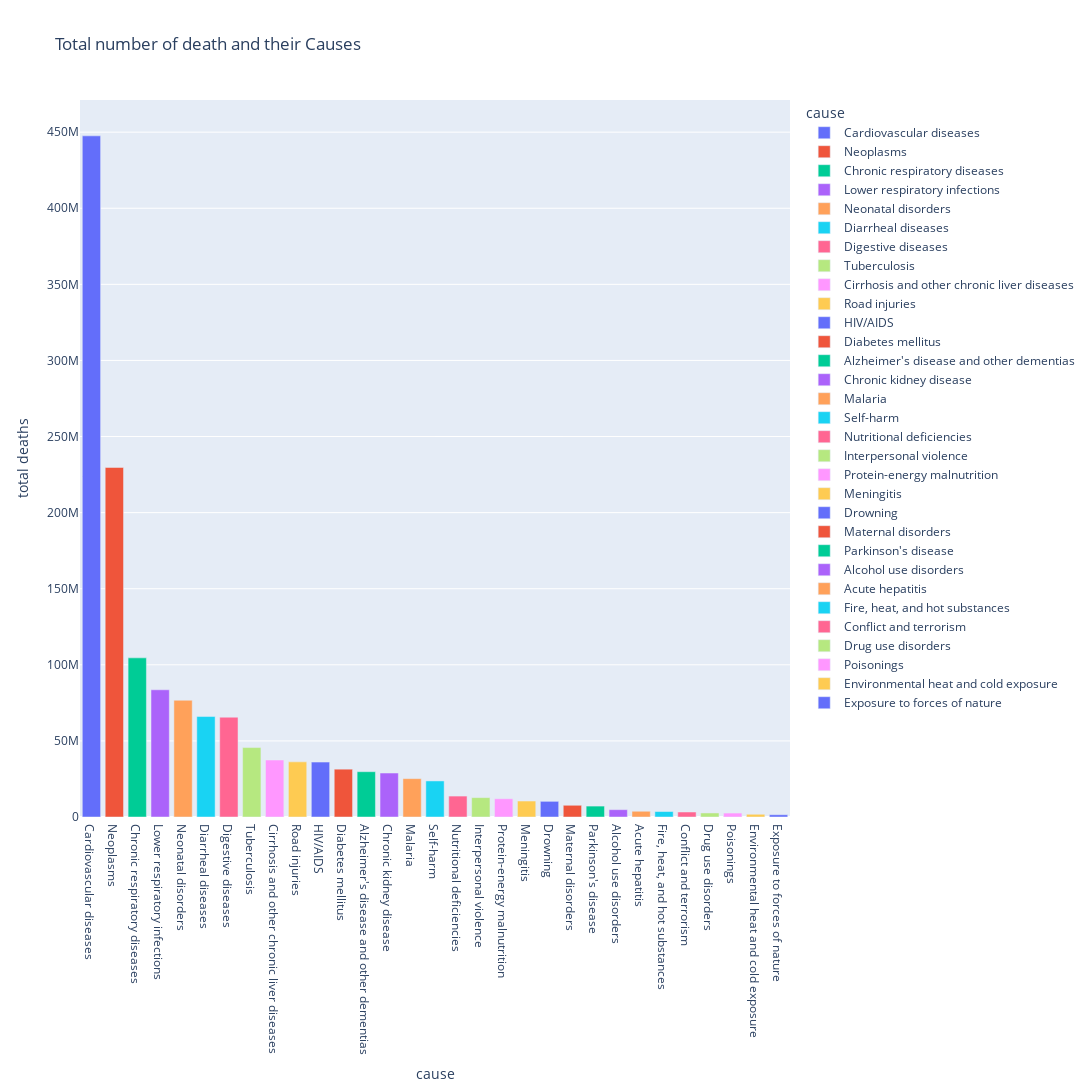

The notebook cell this image was saved under:
### Code cell
fig = px.bar(total_deaths_by_cause, x='cause', y='total deaths',
             hover_data=['cause', 'total deaths'], color='cause',
             labels={'deaths':'causes of deaths'},width=1200, height=1200, title="Total number of death and their Causes")
fig.update_traces(textfont_size=12, textangle=0, textposition="outside", cliponaxis=False)
fig.show()

### Figure 1 — Plotly figure (JSON) as saved in the notebook; plotly's stock layout.template omitted (floating-point values rounded to 4 significant figures)
{"data": [{"alignmentgroup": "True", "cliponaxis": false, "hovertemplate": "cause=%{x}<br>total deaths=%{y}<extra></extra>", "legendgroup": "Cardiovascular diseases", "marker": {"color": "#636efa", "pattern": {"shape": ""}}, "name": "Cardiovascular diseases", "offsetgroup": "Cardiovascular diseases", "orientation": "v", "showlegend": true, "textangle": 0, "textfont": {"size": 12}, "textposition": "outside", "type": "bar", "x": ["Cardiovascular diseases"], "xaxis": "x", "y": [447575114], "yaxis": "y"}, {"alignmentgroup": "True", "cliponaxis": false, "hovertemplate": "cause=%{x}<br>total deaths=%{y}<extra></extra>", "legendgroup": "Neoplasms", "marker": {"color": "#EF553B", "pattern": {"shape": ""}}, "name": "Neoplasms", "offsetgroup": "Neoplasms", "orientation": "v", "showlegend": true, "textangle": 0, "textfont": {"size": 12}, "textposition": "outside", "type": "bar", "x": ["Neoplasms"], "xaxis": "x", "y": [229694753], "yaxis": "y"}, {"alignmentgroup": "True", "cliponaxis": false, "hovertemplate": "cause=%{x}<br>total deaths=%{y}<extra></extra>", "legendgroup": "Chronic respiratory diseases", "marker": {"color": "#00cc96", "pattern": {"shape": ""}}, "name": "Chronic respiratory diseases", "offsetgroup": "Chronic respiratory diseases", "orientation": "v", "showlegend": true, "textangle": 0, "textfont": {"size": 12}, "textposition": "outside", "type": "bar", "x": ["Chronic respiratory diseases"], "xaxis": "x", "y": [104565756], "yaxis": "y"}, {"alignmentgroup": "True", "cliponaxis": false, "hovertemplate": "cause=%{x}<br>total deaths=%{y}<extra></extra>", "legendgroup": "Lower respiratory infections", "marker": {"color": "#ab63fa", "pattern": {"shape": ""}}, "name": "Lower respiratory infections", "offsetgroup": "Lower respiratory infections", "orientation": "v", "showlegend": true, "textangle": 0, "textfont": {"size": 12}, "textposition": "outside", "type": "bar", "x": ["Lower respiratory infections"], "xaxis": "x", "y": [83591057], "yaxis": "y"}, {"alignmentgroup": "True", "cliponaxis": false, "hovertemplate": "cause=%{x}<br>total deaths=%{y}<extra></extra>", "legendgroup": "Neonatal disorders", "marker": {"color": "#FFA15A", "pattern": {"shape": ""}}, "name": "Neonatal disorders", "offsetgroup": "Neonatal disorders", "orientation": "v", "showlegend": true, "textangle": 0, "textfont": {"size": 12}, "textposition": "outside", "type": "bar", "x": ["Neonatal disorders"], "xaxis": "x", "y": [76705852], "yaxis": "y"}, {"alignmentgroup": "True", "cliponaxis": false, "hovertemplate": "cause=%{x}<br>total deaths=%{y}<extra></extra>", "legendgroup": "Diarrheal diseases", "marker": {"color": "#19d3f3", "pattern": {"shape": ""}}, "name": "Diarrheal diseases", "offsetgroup": "Diarrheal diseases", "orientation": "v", "showlegend": true, "textangle": 0, "textfont": {"size": 12}, "textposition": "outside", "type": "bar", "x": ["Diarrheal diseases"], "xaxis": "x", "y": [66002190], "yaxis": "y"}, {"alignmentgroup": "True", "cliponaxis": false, "hovertemplate": "cause=%{x}<br>total deaths=%{y}<extra></extra>", "legendgroup": "Digestive diseases", "marker": {"color": "#FF6692", "pattern": {"shape": ""}}, "name": "Digestive diseases", "offsetgroup": "Digestive diseases", "orientation": "v", "showlegend": true, "textangle": 0, "textfont": {"size": 12}, "textposition": "outside", "type": "bar", "x": ["Digestive diseases"], "xaxis": "x", "y": [65584951], "yaxis": "y"}, {"alignmentgroup": "True", "cliponaxis": false, "hovertemplate": "cause=%{x}<br>total deaths=%{y}<extra></extra>", "legendgroup": "Tuberculosis", "marker": {"color": "#B6E880", "pattern": {"shape": ""}}, "name": "Tuberculosis", "offsetgroup": "Tuberculosis", "orientation": "v", "showlegend": true, "textangle": 0, "textfont": {"size": 12}, "textposition": "outside", "type": "bar", "x": ["Tuberculosis"], "xaxis": "x", "y": [45624438], "yaxis": "y"}, {"alignmentgroup": "True", "cliponaxis": false, "hovertemplate": "cause=%{x}<br>total deaths=%{y}<extra></extra>", "legendgroup": "Cirrhosis and other chronic liver diseases", "marker": {"color": "#FF97FF", "pattern": {"shape": ""}}, "name": "Cirrhosis and other chronic liver diseases", "offsetgroup": "Cirrhosis and other chronic liver diseases", "orientation": "v", "showlegend": true, "textangle": 0, "textfont": {"size": 12}, "textposition": "outside", "type": "bar", "x": ["Cirrhosis and other chronic liver diseases"], "xaxis": "x", "y": [37451977], "yaxis": "y"}, {"alignmentgroup": "True", "cliponaxis": false, "hovertemplate": "cause=%{x}<br>total deaths=%{y}<extra></extra>", "legendgroup": "Road injuries", "marker": {"color": "#FECB52", "pattern": {"shape": ""}}, "name": "Road injuries", "offsetgroup": "Road injuries", "orientation": "v", "showlegend": true, "textangle": 0, "textfont": {"size": 12}, "textposition": "outside", "type": "bar", "x": ["Road injuries"], "xaxis": "x", "y": [36223760], "yaxis": "y"}, {"alignmentgroup": "True", "cliponaxis": false, "hovertemplate": "cause=%{x}<br>total deaths=%{y}<extra></extra>", "legendgroup": "HIV/AIDS", "marker": {"color": "#636efa", "pattern": {"shape": ""}}, "name": "HIV/AIDS", "offsetgroup": "HIV/AIDS", "orientation": "v", "showlegend": true, "textangle": 0, "textfont": {"size": 12}, "textposition": "outside", "type": "bar", "x": ["HIV/AIDS"], "xaxis": "x", "y": [36085109], "yaxis": "y"}, {"alignmentgroup": "True", "cliponaxis": false, "hovertemplate": "cause=%{x}<br>total deaths=%{y}<extra></extra>", "legendgroup": "Diabetes mellitus", "marker": {"color": "#EF553B", "pattern": {"shape": ""}}, "name": "Diabetes mellitus", "offsetgroup": "Diabetes mellitus", "orientation": "v", "showlegend": true, "textangle": 0, "textfont": {"size": 12}, "textposition": "outside", "type": "bar", "x": ["Diabetes mellitus"], "xaxis": "x", "y": [31425189], "yaxis": "y"}, {"alignmentgroup": "True", "cliponaxis": false, "hovertemplate": "cause=%{x}<br>total deaths=%{y}<extra></extra>", "legendgroup": "Alzheimer's disease and other dementias", "marker": {"color": "#00cc96", "pattern": {"shape": ""}}, "name": "Alzheimer's disease and other dementias", "offsetgroup": "Alzheimer's disease and other dementias", "orientation": "v", "showlegend": true, "textangle": 0, "textfont": {"size": 12}, "textposition": "outside", "type": "bar", "x": ["Alzheimer's disease and other dementias"], "xaxis": "x", "y": [29765306], "yaxis": "y"}, {"alignmentgroup": "True", "cliponaxis": false, "hovertemplate": "cause=%{x}<br>total deaths=%{y}<extra></extra>", "legendgroup": "Chronic kidney disease", "marker": {"color": "#ab63fa", "pattern": {"shape": ""}}, "name": "Chronic kidney disease", "offsetgroup": "Chronic kidney disease", "orientation": "v", "showlegend": true, "textangle": 0, "textfont": {"size": 12}, "textposition": "outside", "type": "bar", "x": ["Chronic kidney disease"], "xaxis": "x", "y": [28896312], "yaxis": "y"}, {"alignmentgroup": "True", "cliponaxis": false, "hovertemplate": "cause=%{x}<br>total deaths=%{y}<extra></extra>", "legendgroup": "Malaria", "marker": {"color": "#FFA15A", "pattern": {"shape": ""}}, "name": "Malaria", "offsetgroup": "Malaria", "orientation": "v", "showlegend": true, "textangle": 0, "textfont": {"size": 12}, "textposition": "outside", "type": "bar", "x": ["Malaria"], "xaxis": "x", "y": [25207970], "yaxis": "y"}, {"alignmentgroup": "True", "cliponaxis": false, "hovertemplate": "cause=%{x}<br>total deaths=%{y}<extra></extra>", "legendgroup": "Self-harm", "marker": {"color": "#19d3f3", "pattern": {"shape": ""}}, "name": "Self-harm", "offsetgroup": "Self-harm", "orientation": "v", "showlegend": true, "textangle": 0, "textfont": {"size": 12}, "textposition": "outside", "type": "bar", "x": ["Self-harm"], "xaxis": "x", "y": [23698815], "yaxis": "y"}, {"alignmentgroup": "True", "cliponaxis": false, "hovertemplate": "cause=%{x}<br>total deaths=%{y}<extra></extra>", "legendgroup": "Nutritional deficiencies", "marker": {"color": "#FF6692", "pattern": {"shape": ""}}, "name": "Nutritional deficiencies", "offsetgroup": "Nutritional deficiencies", "orientation": "v", "showlegend": true, "textangle": 0, "textfont": {"size": 12}, "textposition": "outside", "type": "bar", "x": ["Nutritional deficiencies"], "xaxis": "x", "y": [13753033], "yaxis": "y"}, {"alignmentgroup": "True", "cliponaxis": false, "hovertemplate": "cause=%{x}<br>total deaths=%{y}<extra></extra>", "legendgroup": "Interpersonal violence", "marker": {"color": "#B6E880", "pattern": {"shape": ""}}, "name": "Interpersonal violence", "offsetgroup": "Interpersonal violence", "orientation": "v", "showlegend": true, "textangle": 0, "textfont": {"size": 12}, "textposition": "outside", "type": "bar", "x": ["Interpersonal violence"], "xaxis": "x", "y": [12741171], "yaxis": "y"}, {"alignmentgroup": "True", "cliponaxis": false, "hovertemplate": "cause=%{x}<br>total deaths=%{y}<extra></extra>", "legendgroup": "Protein-energy malnutrition", "marker": {"color": "#FF97FF", "pattern": {"shape": ""}}, "name": "Protein-energy malnutrition", "offsetgroup": "Protein-energy malnutrition", "orientation": "v", "showlegend": true, "textangle": 0, "textfont": {"size": 12}, "textposition": "outside", "type": "bar", "x": ["Protein-energy malnutrition"], "xaxis": "x", "y": [11994039], "yaxis": "y"}, {"alignmentgroup": "True", "cliponaxis": false, "hovertemplate": "cause=%{x}<br>total deaths=%{y}<extra></extra>", "legendgroup": "Meningitis", "marker": {"color": "#FECB52", "pattern": {"shape": ""}}, "name": "Meningitis", "offsetgroup": "Meningitis", "orientation": "v", "showlegend": true, "textangle": 0, "textfont": {"size": 12}, "textposition": "outside", "type": "bar", "x": ["Meningitis"], "xaxis": "x", "y": [10493163], "yaxis": "y"}, {"alignmentgroup": "True", "cliponaxis": false, "hovertemplate": "cause=%{x}<br>total deaths=%{y}<extra></extra>", "legendgroup": "Drowning", "marker": {"color": "#636efa", "pattern": {"shape": ""}}, "name": "Drowning", "offsetgroup": "Drowning", "orientation": "v", "showlegend": true, "textangle": 0, "textfont": {"size": 12}, "textposition": "outside", "type": "bar", "x": ["Drowning"], "xaxis": "x", "y": [10292824], "yaxis": "y"}, {"alignmentgroup": "True", "cliponaxis": false, "hovertemplate": "cause=%{x}<br>total deaths=%{y}<extra></extra>", "legendgroup": "Maternal disorders", "marker": {"color": "#EF553B", "pattern": {"shape": ""}}, "name": "Maternal disorders", "offsetgroup": "Maternal disorders", "orientation": "v", "showlegend": true, "textangle": 0, "textfont": {"size": 12}, "textposition": "outside", "type": "bar", "x": ["Maternal disorders"], "xaxis": "x", "y": [7701417], "yaxis": "y"}, {"alignmentgroup": "True", "cliponaxis": false, "hovertemplate": "cause=%{x}<br>total deaths=%{y}<extra></extra>", "legendgroup": "Parkinson's disease", "marker": {"color": "#00cc96", "pattern": {"shape": ""}}, "name": "Parkinson's disease", "offsetgroup": "Parkinson's disease", "orientation": "v", "showlegend": true, "textangle": 0, "textfont": {"size": 12}, "textposition": "outside", "type": "bar", "x": ["Parkinson's disease"], "xaxis": "x", "y": [7178560], "yaxis": "y"}, {"alignmentgroup": "True", "cliponaxis": false, "hovertemplate": "cause=%{x}<br>total deaths=%{y}<extra></extra>", "legendgroup": "Alcohol use disorders", "marker": {"color": "#ab63fa", "pattern": {"shape": ""}}, "name": "Alcohol use disorders", "offsetgroup": "Alcohol use disorders", "orientation": "v", "showlegend": true, "textangle": 0, "textfont": {"size": 12}, "textposition": "outside", "type": "bar", "x": ["Alcohol use disorders"], "xaxis": "x", "y": [4817558], "yaxis": "y"}, {"alignmentgroup": "True", "cliponaxis": false, "hovertemplate": "cause=%{x}<br>total deaths=%{y}<extra></extra>", "legendgroup": "Acute hepatitis", "marker": {"color": "#FFA15A", "pattern": {"shape": ""}}, "name": "Acute hepatitis", "offsetgroup": "Acute hepatitis", "orientation": "v", "showlegend": true, "textangle": 0, "textfont": {"size": 12}, "textposition": "outside", "type": "bar", "x": ["Acute hepatitis"], "xaxis": "x", "y": [3780752], "yaxis": "y"}, {"alignmentgroup": "True", "cliponaxis": false, "hovertemplate": "cause=%{x}<br>total deaths=%{y}<extra></extra>", "legendgroup": "Fire, heat, and hot substances", "marker": {"color": "#19d3f3", "pattern": {"shape": ""}}, "name": "Fire, heat, and hot substances", "offsetgroup": "Fire, heat, and hot substances", "orientation": "v", "showlegend": true, "textangle": 0, "textfont": {"size": 12}, "textposition": "outside", "type": "bar", "x": ["Fire, heat, and hot substances"], "xaxis": "x", "y": [3598289], "yaxis": "y"}, {"alignmentgroup": "True", "cliponaxis": false, "hovertemplate": "cause=%{x}<br>total deaths=%{y}<extra></extra>", "legendgroup": "Conflict and terrorism", "marker": {"color": "#FF6692", "pattern": {"shape": ""}}, "name": "Conflict and terrorism", "offsetgroup": "Conflict and terrorism", "orientation": "v", "showlegend": true, "textangle": 0, "textfont": {"size": 12}, "textposition": "outside", "type": "bar", "x": ["Conflict and terrorism"], "xaxis": "x", "y": [3279245], "yaxis": "y"}, {"alignmentgroup": "True", "cliponaxis": false, "hovertemplate": "cause=%{x}<br>total deaths=%{y}<extra></extra>", "legendgroup": "Drug use disorders", "marker": {"color": "#B6E880", "pattern": {"shape": ""}}, "name": "Drug use disorders", "offsetgroup": "Drug use disorders", "orientation": "v", "showlegend": true, "textangle": 0, "textfont": {"size": 12}, "textposition": "outside", "type": "bar", "x": ["Drug use disorders"], "xaxis": "x", "y": [2655842], "yaxis": "y"}, {"alignmentgroup": "True", "cliponaxis": false, "hovertemplate": "cause=%{x}<br>total deaths=%{y}<extra></extra>", "legendgroup": "Poisonings", "marker": {"color": "#FF97FF", "pattern": {"shape": ""}}, "name": "Poisonings", "offsetgroup": "Poisonings", "orientation": "v", "showlegend": true, "textangle": 0, "textfont": {"size": 12}, "textposition": "outside", "type": "bar", "x": ["Poisonings"], "xaxis": "x", "y": [2596951], "yaxis": "y"}, {"alignmentgroup": "True", "cliponaxis": false, "hovertemplate": "cause=%{x}<br>total deaths=%{y}<extra></extra>", "legendgroup": "Environmental heat and cold exposure", "marker": {"color": "#FECB52", "pattern": {"shape": ""}}, "name": "Environmental heat and cold exposure", "offsetgroup": "Environmental heat and cold exposure", "orientation": "v", "showlegend": true, "textangle": 0, "textfont": {"size": 12}, "textposition": "outside", "type": "bar", "x": ["Environmental heat and cold exposure"], "xaxis": "x", "y": [1787637], "yaxis": "y"}, {"alignmentgroup": "True", "cliponaxis": false, "hovertemplate": "cause=%{x}<br>total deaths=%{y}<extra></extra>", "legendgroup": "Exposure to forces of nature", "marker": {"color": "#636efa", "pattern": {"shape": ""}}, "name": "Exposure to forces of nature", "offsetgroup": "Exposure to forces of nature", "orientation": "v", "showlegend": true, "textangle": 0, "textfont": {"size": 12}, "textposition": "outside", "type": "bar", "x": ["Exposure to forces of nature"], "xaxis": "x", "y": [1490108], "yaxis": "y"}], "layout": {"barmode": "relative", "height": 1200, "legend": {"title": {"text": "cause"}, "tracegroupgap": 0}, "title": {"text": "Total number of death and their Causes"}, "width": 1200, "xaxis": {"anchor": "y", "categoryarray": ["Cardiovascular diseases", "Neoplasms", "Chronic respiratory diseases", "Lower respiratory infections", "Neonatal disorders", "Diarrheal diseases", "Digestive diseases", "Tuberculosis", "Cirrhosis and other chronic liver diseases", "Road injuries", "HIV/AIDS", "Diabetes mellitus", "Alzheimer's disease and other dementias", "Chronic kidney disease", "Malaria", "Self-harm", "Nutritional deficiencies", "Interpersonal violence", "Protein-energy malnutrition", "Meningitis", "Drowning", "Maternal disorders", "Parkinson's disease", "Alcohol use disorders", "Acute hepatitis", "Fire, heat, and hot substances", "Conflict and terrorism", "Drug use disorders", "Poisonings", "Environmental heat and cold exposure", "Exposure to forces of nature"], "categoryorder": "array", "domain": [0, 1], "title": {"text": "cause"}}, "yaxis": {"anchor": "x", "domain": [0, 1], "title": {"text": "total deaths"}}}}
